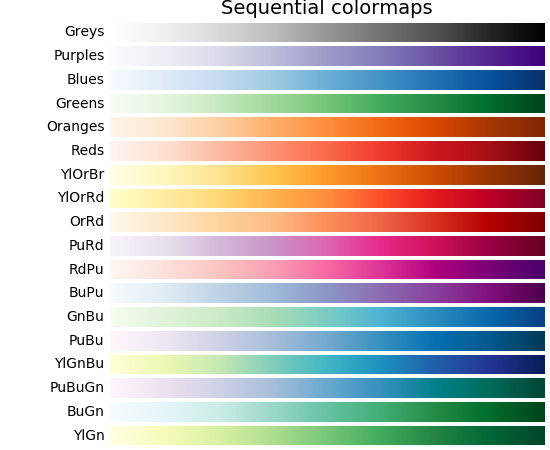
#> input picture range_colors.png, 550 x 450 px
$ python Detection_region_have_the_range_of_color_define.py
#> lines starting #> are read from the running program, lines starting #| are printed output that depends on the picture; after the words box and inside, x2 and y2 are one past the last pixel; in counts of white or black regions, pixels touching at a corner belong together
import numpy as np
import cv2

# load the image
image = cv2.imread("range_colors.png")
#> image is the input picture: shape (450, 550, 3); mean B, G, R 184.3, 185.8, 194.5

# define the list of boundaries
boundaries = [
	([17, 15, 100], [50, 56, 200]),
	([86, 31, 4], [220, 88, 50]),
	([25, 146, 190], [62, 174, 250]),
	([103, 86, 65], [145, 133, 128])
]

# loop over the boundaries
for (lower, upper) in boundaries:
	# create NumPy arrays from the boundaries
	lower = np.array(lower, dtype="uint8")
	upper = np.array(upper, dtype="uint8")
	# find the colors within the specified boundaries and apply
	# the mask
	mask = cv2.inRange(image, lower, upper)
	output = cv2.bitwise_and(image, image, mask=mask)

	# show the images
	cv2.imshow("images", np.hstack([image, output]))
	cv2.waitKey(0)
#> this loop made 4 passes
#> pass 1, `mask = cv2.inRange(image, lower, upper)`:
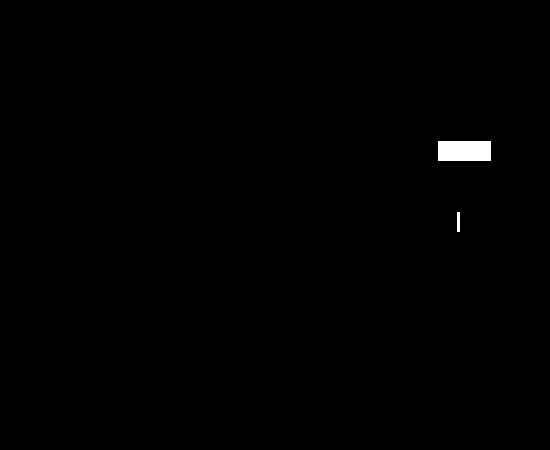
#> mask: shape (450, 550); 0.45% white; 2 white regions, box (x1, y1, x2, y2) and area: (438, 141, 491, 161) 1060, (457, 212, 460, 232) 60
#> pass 1, `cv2.imshow("images", np.hstack([image, output]))`:
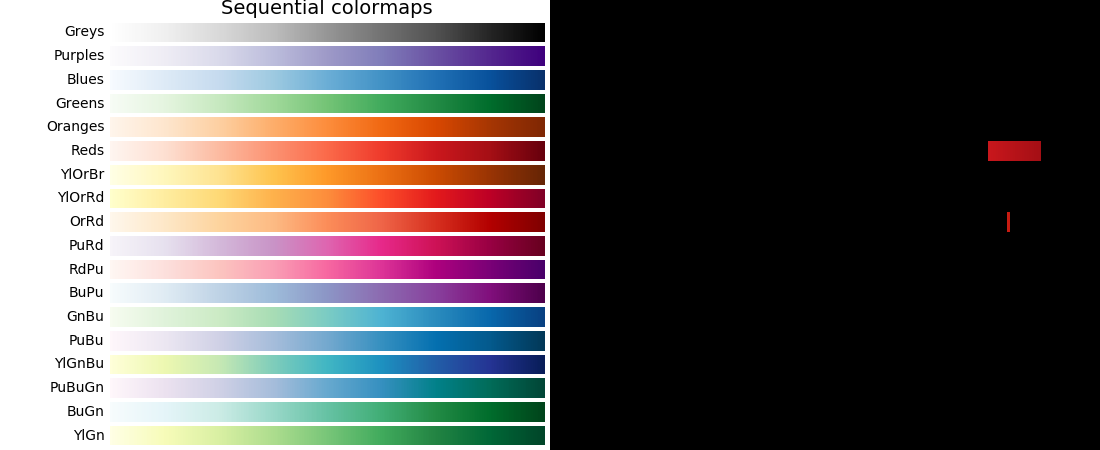
#> window 'images': shape (450, 1100, 3); mean B, G, R 92.2, 92.9, 97.7
#> pass 2, `mask = cv2.inRange(image, lower, upper)`:
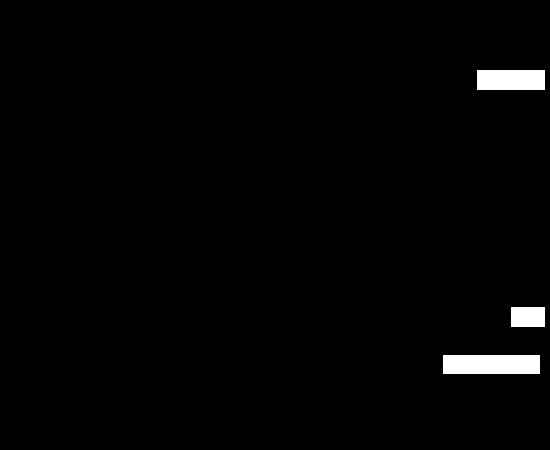
#> mask: shape (450, 550); 1.6% white; 3 white regions, box (x1, y1, x2, y2) and area: (443, 355, 540, 374) 1843, (477, 70, 545, 90) 1360, (511, 307, 545, 327) 680
